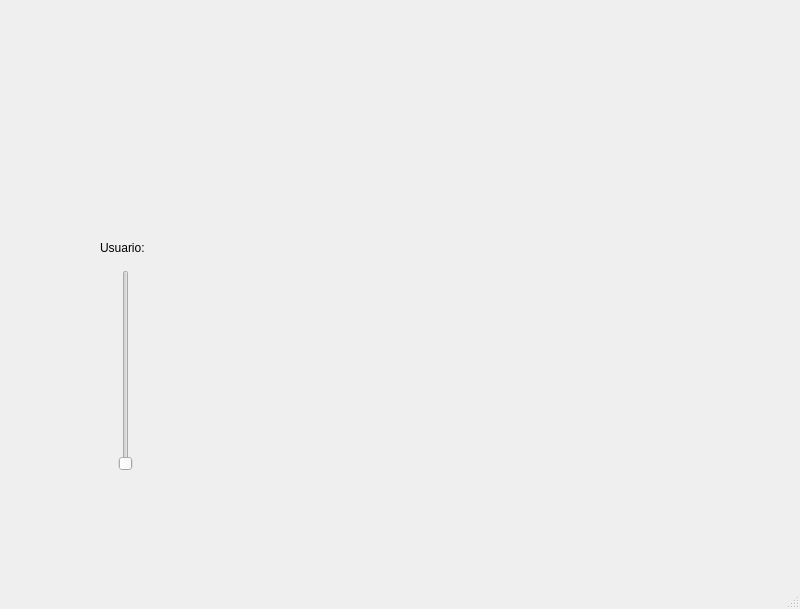
<?xml version="1.0" encoding="UTF-8"?>
<ui version="4.0">
 <class>MainWindow</class>
 <widget class="QMainWindow" name="MainWindow">
  <property name="geometry">
   <rect>
    <x>0</x>
    <y>0</y>
    <width>800</width>
    <height>609</height>
   </rect>
  </property>
  <property name="windowTitle">
   <string>MainWindow</string>
  </property>
  <widget class="QWidget" name="centralwidget">
   <widget class="QLabel" name="label_2">
    <property name="geometry">
     <rect>
      <x>100</x>
      <y>240</y>
      <width>58</width>
      <height>16</height>
     </rect>
    </property>
    <property name="text">
     <string>Usuario:</string>
    </property>
   </widget>
   <widget class="QLabel" name="label_3">
    <property name="geometry">
     <rect>
      <x>30</x>
      <y>-40</y>
      <width>251</width>
      <height>221</height>
     </rect>
    </property>
    <property name="font">
     <font>
      <pointsize>16</pointsize>
      <weight>75</weight>
      <bold>true</bold>
     </font>
    </property>
    <property name="styleSheet">
     <string notr="true">border-image: url(:/Logos/ingenieria logo.png);</string>
    </property>
    <property name="text">
     <string>&lt;html&gt;&lt;head/&gt;&lt;body&gt;&lt;p&gt;&lt;br/&gt;&lt;/p&gt;&lt;/body&gt;&lt;/html&gt;</string>
    </property>
   </widget>
   <widget class="QLabel" name="label">
    <property name="geometry">
     <rect>
      <x>550</x>
      <y>40</y>
      <width>211</width>
      <height>101</height>
     </rect>
    </property>
    <property name="styleSheet">
     <string notr="true">border-image: url(:/Logos/uat logo.jpg);</string>
    </property>
    <property name="text">
     <string/>
    </property>
   </widget>
   <widget class="QLabel" name="label_8">
    <property name="geometry">
     <rect>
      <x>590</x>
      <y>350</y>
      <width>181</width>
      <height>161</height>
     </rect>
    </property>
    <property name="styleSheet">
     <string notr="true">border-image: url(:/Logos/logo programador.png);</string>
    </property>
    <property name="text">
     <string/>
    </property>
   </widget>
   <widget class="QSlider" name="vs_equipo">
    <property name="geometry">
     <rect>
      <x>100</x>
      <y>270</y>
      <width>51</width>
      <height>201</height>
     </rect>
    </property>
    <property name="orientation">
     <enum>Qt::Vertical</enum>
    </property>
   </widget>
   <widget class="QLabel" name="img_persona">
    <property name="geometry">
     <rect>
      <x>300</x>
      <y>190</y>
      <width>271</width>
      <height>231</height>
     </rect>
    </property>
    <property name="text">
     <string/>
    </property>
    <property name="pixmap">
     <pixmap>:/Logos/FI_LOGO.png</pixmap>
    </property>
    <property name="scaledContents">
     <bool>true</bool>
    </property>
   </widget>
  </widget>
  <widget class="QMenuBar" name="menubar">
   <property name="geometry">
    <rect>
     <x>0</x>
     <y>0</y>
     <width>800</width>
     <height>26</height>
    </rect>
   </property>
  </widget>
  <widget class="QStatusBar" name="statusbar"/>
 </widget>
 <resources>
  <include location="recursos.qrc"/>
 </resources>
 <connections/>
</ui>
